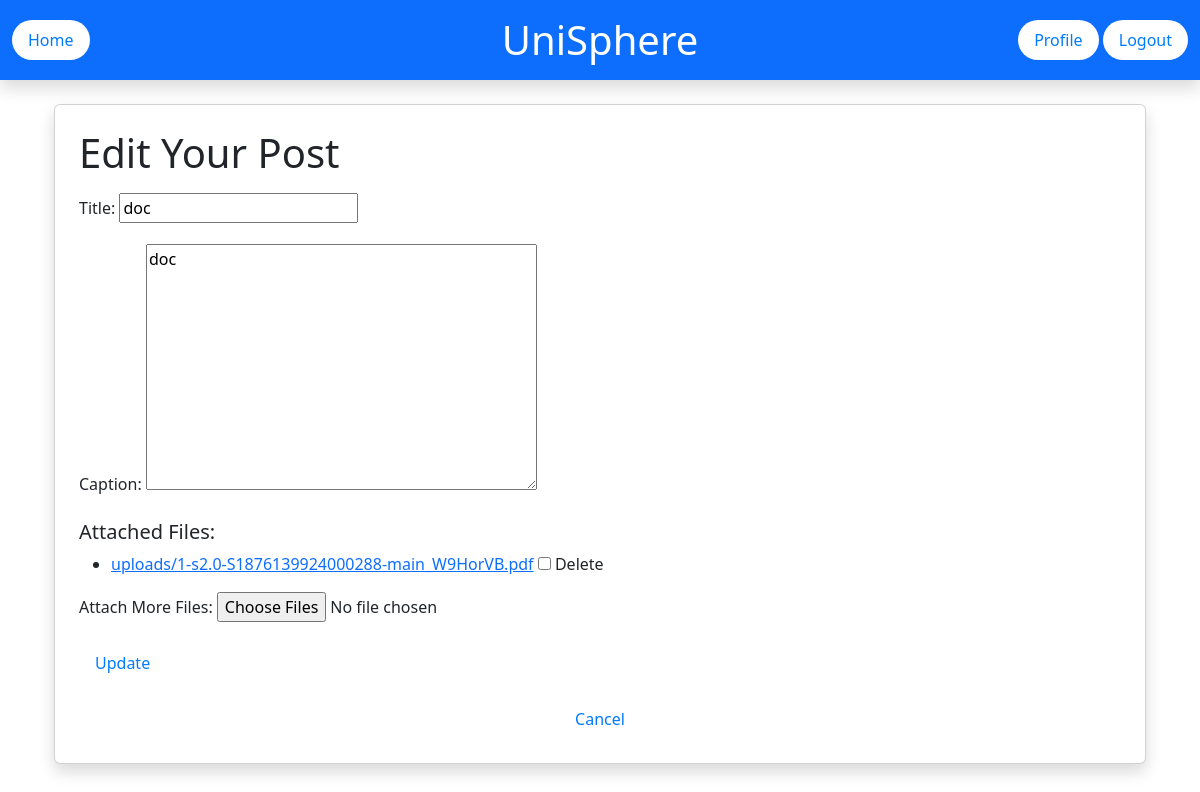
The app's page /portfolio/editpost/22/ (signed in) with its own data.
### UniSphereApp/models.py (models this page shows, shortened)
class StudentPost(models.Model):
    project = models.ForeignKey(Project, on_delete=models.CASCADE, related_name="posts")
    user = models.ForeignKey(settings.AUTH_USER_MODEL, on_delete=models.CASCADE)
    title = models.CharField(max_length=255)
    caption = models.TextField()
    timestamp = models.DateTimeField(auto_now_add=True)

class PostFile(models.Model):
    post = models.ForeignKey(StudentPost, related_name="files", on_delete=models.CASCADE)
    file = models.FileField(upload_to="uploads/")

### UniSphereApp/views.py (the view)
# urls.py: path('portfolio/editpost/<int:post_id>/', views.edit_post, name='edit_post'),
@login_required
def edit_post(request, post_id):
    post = get_object_or_404(StudentPost, id=post_id)
    if request.user != post.user:
        messages.error(request, "You are not authorized to edit this post.")
        return redirect('project', project_id=post.project.id)
    if request.method == 'POST':
        form = StudentPostForm(request.POST, request.FILES, instance=post)
        files = request.FILES.getlist('files')
        if form.is_valid():
            post.save()
            files_to_delete = request.POST.getlist('delete_files')
            PostFile.objects.filter(id__in=files_to_delete).delete()
            for file in files:
                PostFile.objects.create(post=post, file=file)
            messages.success(request, "Post updated successfully.")
            return redirect('project', project_id=post.project.id)
    else:
        form = StudentPostForm(instance=post)
        existing_files = PostFile.objects.filter(post=post)
    return render(request, 'UniSphereApp/edit_post.html', {'form': form, 'post': post, 'existing_files': existing_files})

### UniSphereApp/forms.py
class StudentPostForm(forms.ModelForm):
    files = forms.FileField(
        widget=forms.ClearableFileInput(attrs={'multiple': True}), required=False
    )
    class Meta:
        model = StudentPost
        fields = ['title', 'caption', 'files']

### templates/UniSphereApp/edit_post.html (shortened to what this page needs)
{% extends 'base.html' %}
{% block content %}
<div class="container mt-4">
    <div class="card shadow p-4">
        <h1 class="mb-3">Edit Your Post</h1>
        <form method="POST" enctype="multipart/form-data">
            <div class="mb-3">
                <label class="form-label">Title:</label>
                {{ form.title }}
            </div>
            <div class="mb-3">
                <label class="form-label">Caption:</label>
                {{ form.caption }}
            </div>
            {% if existing_files %}
                <h5>Attached Files:</h5>
                <ul>
                    {% for file in existing_files %}
                        <li>
                            <a href="{{ file.file.url }}" download>{{ file.file.name }}</a>
                            <input type="checkbox" name="delete_files" value="{{ file.id }}">
                            <label>Delete</label>
                        </li>
                    {% endfor %}
                </ul>
            {% endif %}
            <div class="mb-3">
                <label class="form-label">Attach More Files:</label>
                {{ form.files }}
            </div>
            <button type="submit" class="btn btn-primary">Update</button>
        </form>
        <a href="{% url 'project' post.project.id %}" class="btn btn-secondary mt-3">Cancel</a>
    </div>
</div>
{% endblock %}

### static/css/styles.css (style rules this page uses)
.btn { padding: 8px 16px; background-color: white; color: #007bff; border: none; border-radius: 20px; cursor: pointer; font-size: 16px; text-decoration: none; transition: 0.3s; }

### records on screen
StudentPost: title "doc", caption "doc"
PostFile: file.name "uploads/1-s2.0-S1876139924000288-main_W9HorVB.pdf"
